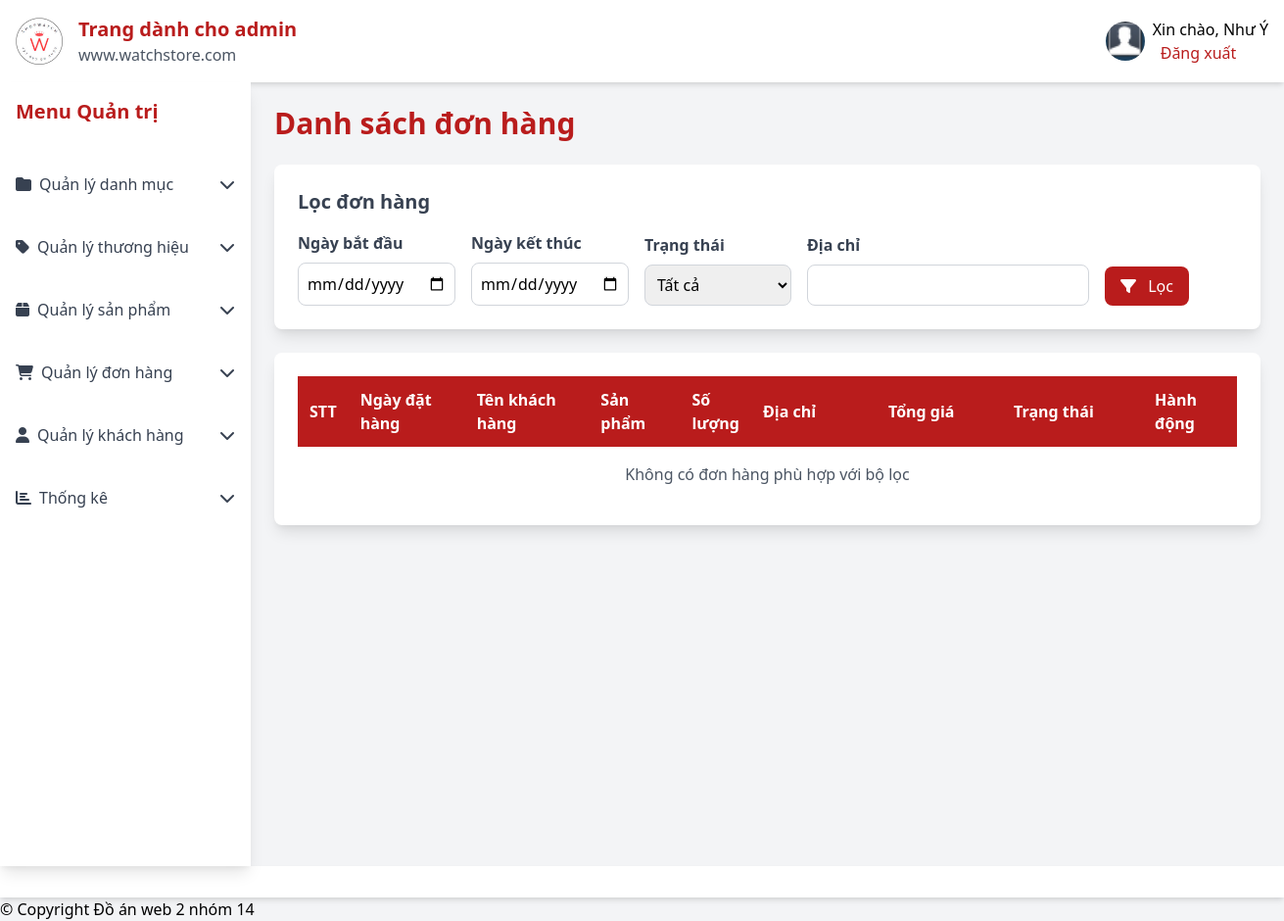
/admin/orderlist.php (signed in), run on an earlier commit of the app's database.
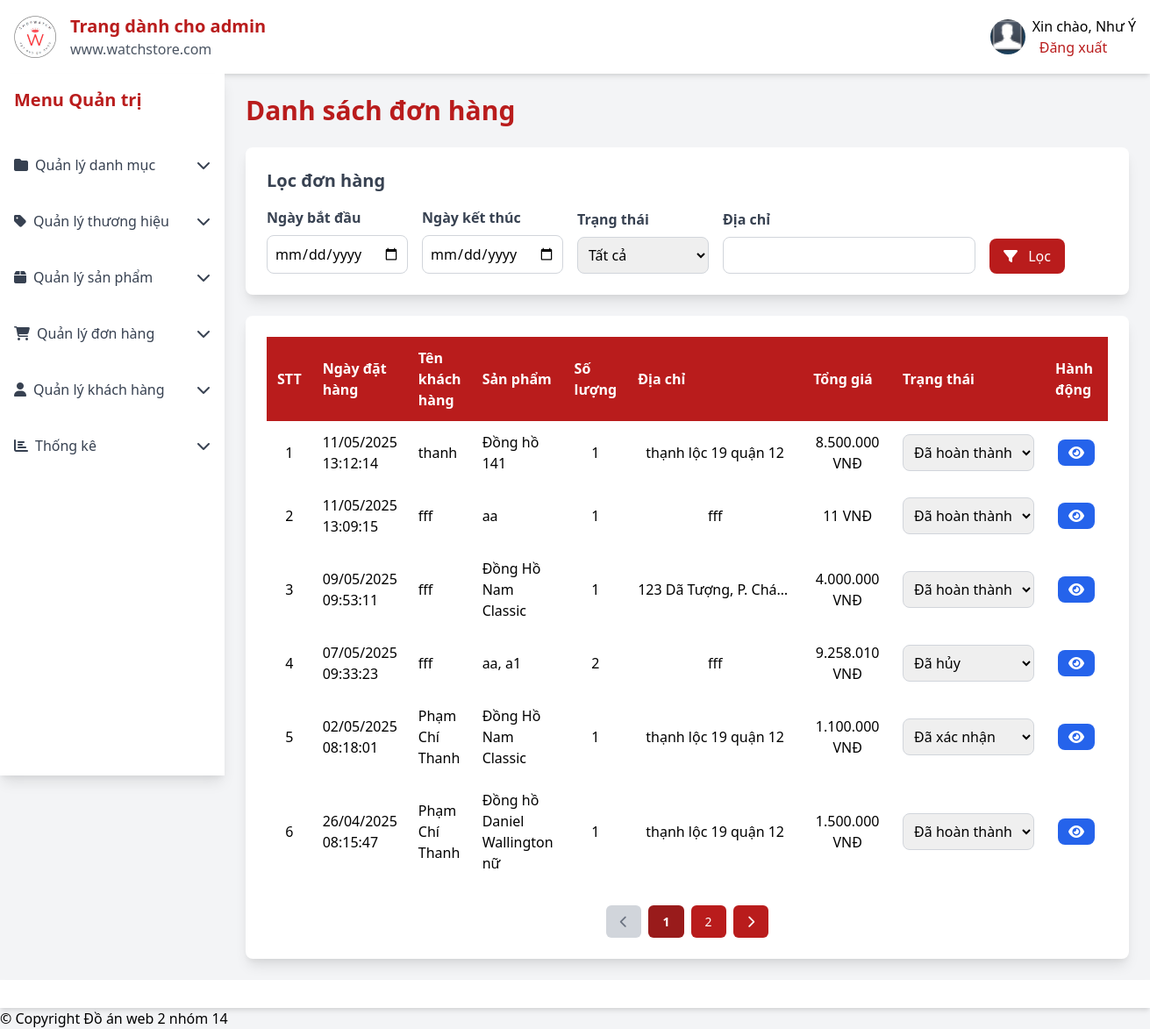
And on a later commit of the database.
### tables this page shows
CREATE TABLE `tbl_order` (
  `id` int(11) NOT NULL,
  `orderDate` datetime NOT NULL,
  `address` longtext NOT NULL,
  `totalPrice` float NOT NULL,
  `status` varchar(150) NOT NULL,
  `customerId` int(11) NOT NULL,
  `payment_method` enum('money','credit-card') NOT NULL
);

CREATE TABLE `tbl_customer` (
  `id` int(11) NOT NULL,
  `username` varchar(200) NOT NULL,
  `address` varchar(200) NOT NULL,
  `email` varchar(50) NOT NULL,
  `password` varchar(30) NOT NULL,
  `phone` varchar(11) NOT NULL,
  `fullname` varchar(30) NOT NULL,
  `status` enum('active','locked') NOT NULL DEFAULT 'active'
);

### lib/database.php (called while the page is built, shortened)
<?php
Class Database{
    public $host = DB_HOST;
    public $user = DB_USER;
    public $pass = DB_PASS;
    public $dbname = DB_NAME;
    public $link;
private function connectDB(){
    $this->link = new mysqli($this->host, $this->user,$this->pass, $this->dbname);
}
public function select($query, $params = []) {
    try {
        if (empty($params)) {
            $result = $this->link->query($query);
            if ($result->num_rows > 0) {
                return $result;
            } else {
                return false;
            }
        } else {
            $stmt = $this->link->prepare($query);
            $types = str_repeat('s', count($params));
            $stmt->bind_param($types, ...$params);
            if (!$stmt->execute()) {
                $this->error = "Thực thi truy vấn thất bại: " . $stmt->error;
                error_log($this->error);
                $stmt->close();
                return false;
            }
            $result = $stmt->get_result();
            if ($result->num_rows > 0) {
                return $result;
            } else {
                return false;
            }
        }
    } catch (Exception $e) {
        $this->error = "Lỗi select: " . $e->getMessage();
        error_log($this->error);
        return false;
    }
}
}
?>

### classes/cart.php (called while the page is built, shortened)
<?php
$filepath = realpath(dirname(__FILE__));
include_once($filepath . '/../lib/database.php');
include_once($filepath . '/../helpers/format.php');
?>
<?php
class cart
{
    private $db;
    public function __construct()
    {
        $this->db = new Database();
    }
    public function get_inbox_cart($start_date = null, $end_date = null, $status = null, $address = "", $page = 1, $limit = 10) {
        $offset = ($page - 1) * $limit;
        $query = "SELECT o.id, o.orderDate, o.totalPrice, o.status, o.address, o.customerId, c.fullname as customerName
                  FROM tbl_order o
                  INNER JOIN tbl_customer c ON o.customerId = c.id";
        $params = [];
        $query .= " ORDER BY o.orderDate DESC LIMIT ? OFFSET ?";
        $params[] = (int)$limit;
        $params[] = (int)$offset;
        $result = $this->db->select($query, $params);
        $count_query = "SELECT COUNT(*) as total
                        FROM tbl_order o
                        INNER JOIN tbl_customer c ON o.customerId = c.id";
        $count_params = array_slice($params, 0, count($params) - 2);
        $count_result = $this->db->select($count_query, $count_params);
        $total_orders = $count_result ? $count_result->fetch_assoc()['total'] : 0;
        return [
            'orders' => $result,
            'total_orders' => $total_orders
        ];
    }
    public function get_order_details($orderId)
{
    $orderId = mysqli_real_escape_string($this->db->link, $orderId);
    $query = "SELECT * FROM tbl_order_details WHERE orderId = '$orderId'";
    $result = $this->db->select($query);
    return $result;
}
}
?>

### helpers/format.php (called while the page is built, shortened)
<?php
class Format{
    public function formatDate($date){
        return date('d/m/Y H:i:s', strtotime($date));
    }
}
?>

### admin/orderlist.php (the view, shortened to what the rows shown need)
<?php
include_once '../lib/database.php';
include_once '../classes/cart.php';
include_once '../helpers/format.php';
$ct = new cart();
$fm = new Format();
$start_date = isset($_GET['start_date']) ? $_GET['start_date'] : '';
$end_date = isset($_GET['end_date']) ? $_GET['end_date'] : '';
$status = isset($_GET['status']) ? $_GET['status'] : 'Tất cả';
$address = isset($_GET['address']) ? $_GET['address'] : '';
$limit = 6;
$page = isset($_GET['page']) && is_numeric($_GET['page']) ? (int)$_GET['page'] : 1;
$order_data = $ct->get_inbox_cart($start_date, $end_date, $status, $address, $page, $limit);
$get_inbox_cart = $order_data['orders'];
?>
<!DOCTYPE html>
<html lang="vi">
<head>
    <link href="https://cdn.jsdelivr.net/npm/tailwindcss@2.2.19/dist/tailwind.min.css" rel="stylesheet">
    <link rel="stylesheet" href="https://cdnjs.cloudflare.com/ajax/libs/font-awesome/6.4.0/css/all.min.css">
</head>
<body class="bg-gray-100 font-sans">
    <div class="flex flex-col min-h-screen">
        <?php include_once 'inc/header.php'; ?>
        <div class="flex flex-1">
            <div class="sidebar fixed inset-y-0 left-0 w-64 md:static md:translate-x-0">
                <?php include_once 'inc/sidebar.php'; ?>
            </div>
            <main class="content flex-1 p-6">
                <h2 class="text-3xl font-bold text-red-700 mb-6">Danh sách đơn hàng</h2>
                <div class="bg-white shadow-lg rounded-lg p-6">
                    <div class="table-container">
                        <table>
                            <thead>
                                <tr>
                                    <th class="w-8">STT</th>
                                    <th>Ngày đặt hàng</th>
                                    <th>Tên khách hàng</th>
                                    <th>Sản phẩm</th>
                                    <th class="w-16">Số lượng</th>
                                    <th class="w-32">Địa chỉ</th>
                                    <th class="w-32">Tổng giá</th>
                                    <th class="w-36">Trạng thái</th>
                                    <th class="w-24">Hành động</th>
                                </tr>
                            </thead>
                            <tbody>
                                <?php
                                if ($get_inbox_cart && $get_inbox_cart->num_rows > 0) {
                                    $i = ($page - 1) * $limit;
                                    while ($order = $get_inbox_cart->fetch_assoc()) {
                                        $i++;
                                        $customer_name = htmlspecialchars($order['customerName']);
                                        $order_details_result = $ct->get_order_details($order['id']);
                                        $products = [];
                                        $total_quantity = 0;
                                        if ($order_details_result) {
                                            while ($detail = $order_details_result->fetch_assoc()) {
                                                $products[] = htmlspecialchars($detail['productName']);
                                                $total_quantity += $detail['quantity'];
                                            }
                                        }
                                        $product_list = implode(", ", $products);
                                ?>
                                        <tr>
                                            <td class="text-center"><?php echo $i; ?></td>
                                            <td><?php echo $fm->formatDate($order['orderDate']); ?></td>
                                            <td><?php echo $customer_name; ?></td>
                                            <td><?php echo $product_list ?: 'Không có sản phẩm'; ?></td>
                                            <td class="text-center"><?php echo $total_quantity; ?></td>
                                            <td class="truncate-address"><?php echo htmlspecialchars($order['address']) ?: 'Không có địa chỉ'; ?></td>
                                            <td class="text-center"><?php echo number_format($order['totalPrice'], 0, ',', '.') . ' VNĐ'; ?></td>
                                            <td>
                                                <form action="update_order_status.php" method="POST">
                                                    <select name="status" class="p-2 border border-gray-300 rounded-lg focus:ring-2 focus:ring-red-700" onchange="confirmStatusChange(this)">
                                                        <option value="Đã xác nhận" <?php echo $order['status'] == 'Đã xác nhận' ? 'selected' : ''; ?>>Đã xác nhận</option>
                                                        <option value="Đã hoàn thành" <?php echo $order['status'] == 'Đã hoàn thành' ? 'selected' : ''; ?>>Đã hoàn thành</option>
                                                        <option value="Đã hủy" <?php echo $order['status'] == 'Đã hủy' ? 'selected' : ''; ?>>Đã hủy</option>
                                                    </select>
                                                </form>
                                            </td>
                                            <td class="text-center">
                                                <a href="order_details.php?orderId=<?php echo $order['id']; ?>" class="btn btn-view bg-blue-600 text-white px-3 py-1 rounded-lg">
                                                    <i class="fas fa-eye"></i>
                                                </a>
                                            </td>
                                        </tr>
                                <?php
                                    }
                                } else {
                                ?>
                                    <tr>
                                        <td colspan="9" class="text-center py-4 text-gray-600">Không có đơn hàng phù hợp với bộ lọc</td>
                                    </tr>
                                <?php
                                }
                                ?>
                            </tbody>
                        </table>
                    </div>
                </div>
            </main>
        </div>
            <?php include_once 'inc/footer.php'; ?>
</body>
</html>

What changed in the data, as far as the page shows it:
added tbl_order: orderDate "11/05/2025 13:12:14", customerId.fullname "thanh", product_list "Đồng hồ 141", total_quantity "1", address "thạnh lộc 19 quận 12", totalPrice "8.500.000", status "Đã hoàn thành"
added tbl_order: orderDate "11/05/2025 13:09:15", customerId.fullname "fff", product_list "aa", total_quantity "1", address "fff", totalPrice "11", status "Đã hoàn thành"
added tbl_order: orderDate "09/05/2025 09:53:11", customerId.fullname "fff", product_list "Đồng Hồ Nam Classic", total_quantity "1", address "123 Dã Tượng, P. Chá…", totalPrice "4.000.000", status "Đã hoàn thành"
added tbl_order: orderDate "07/05/2025 09:33:23", customerId.fullname "fff", product_list "aa, a1", total_quantity "2", address "fff", totalPrice "9.258.010", status "Đã hủy"
added tbl_order: orderDate "02/05/2025 08:18:01", customerId.fullname "Phạm Chí Thanh", product_list "Đồng Hồ Nam Classic", total_quantity "1", address "thạnh lộc 19 quận 12", totalPrice "1.100.000", status "Đã xác nhận"
added tbl_order: orderDate "26/04/2025 08:15:47", customerId.fullname "Phạm Chí Thanh", product_list "Đồng hồ Daniel Wallington nữ", total_quantity "1", address "thạnh lộc 19 quận 12", totalPrice "1.500.000", status "Đã hoàn thành"
Also different on the page:
new list line: "1"
new list line: "2"
text no longer shown: "Không có đơn hàng phù hợp với bộ lọc"
